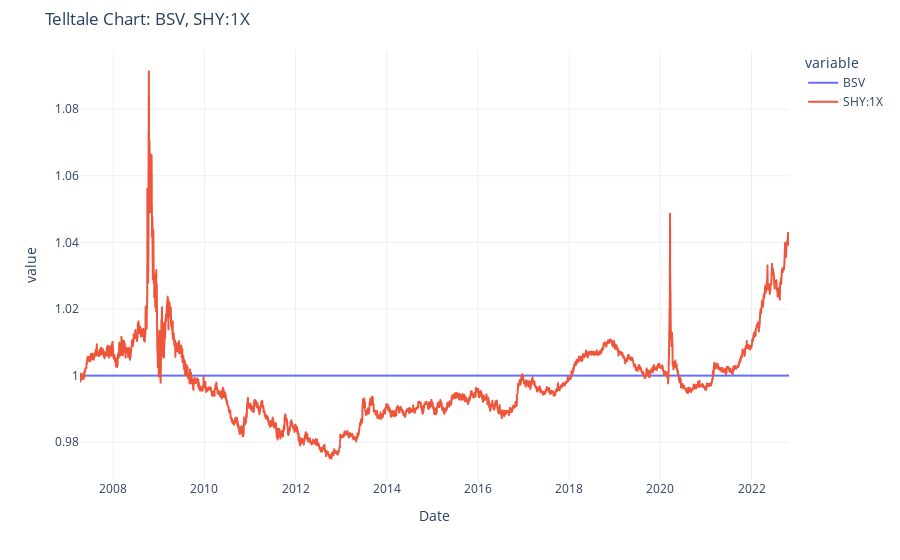

The notebook cell saved with this chart:
### Markdown cell above
#### BSV, use SHY as proxy

### Code cell
# BSV, use SHY as proxy
sim_shy = plotbest(prices['BSV'].dropna(), prices['SHY'].dropna(), 1, .0004)

### Figure 1 — Plotly figure (JSON) as saved in the notebook; plotly's stock layout.template omitted (floating-point values rounded to 4 significant figures; data arrays with more than 128 entries replaced by an {"elided": "..."} marker saying what was removed)
{"data": [{"hovertemplate": "variable=BSV<br>Date=%{x}<br>value=%{y}<extra></extra>", "legendgroup": "BSV", "line": {"color": "#636efa", "dash": "solid"}, "marker": {"symbol": "circle"}, "mode": "lines", "name": "BSV", "showlegend": true, "type": "scattergl", "x": {"elided": "3919 str values"}, "xaxis": "x", "y": {"elided": "3919 int values"}, "yaxis": "y"}, {"hovertemplate": "variable=SHY:1X<br>Date=%{x}<br>value=%{y}<extra></extra>", "legendgroup": "SHY:1X", "line": {"color": "#EF553B", "dash": "solid"}, "marker": {"symbol": "circle"}, "mode": "lines", "name": "SHY:1X", "showlegend": true, "type": "scattergl", "x": {"elided": "3919 str values"}, "xaxis": "x", "y": {"elided": "3919 float values"}, "yaxis": "y"}], "layout": {"legend": {"title": {"text": "variable"}, "tracegroupgap": 0}, "margin": {"t": 50}, "title": {"text": "Telltale Chart: BSV, SHY:1X"}, "xaxis": {"anchor": "y", "domain": [0, 1], "title": {"text": "Date"}}, "yaxis": {"anchor": "x", "domain": [0, 1], "title": {"text": "value"}}}}
